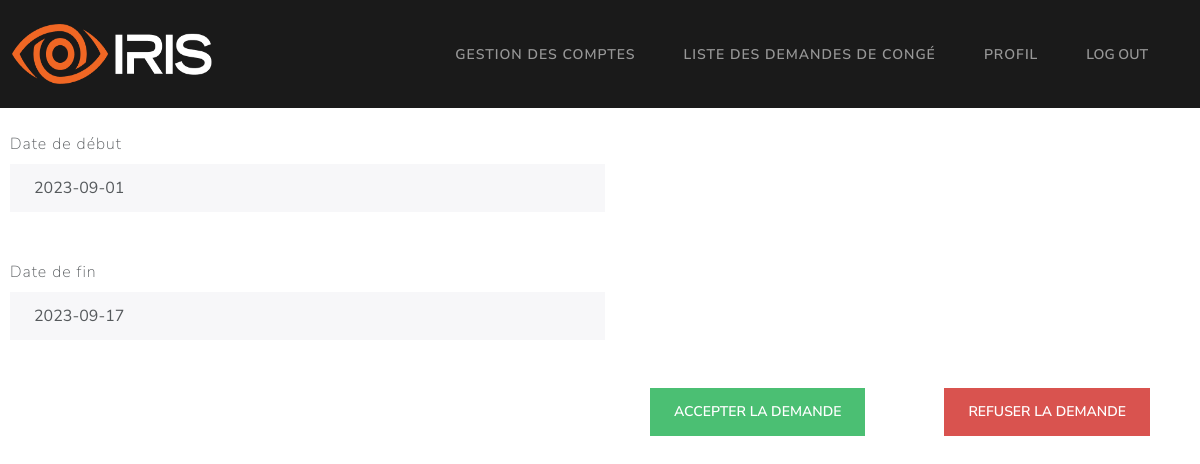
Page /GRH/demande_congé/1 (signed in) on the earlier database version.
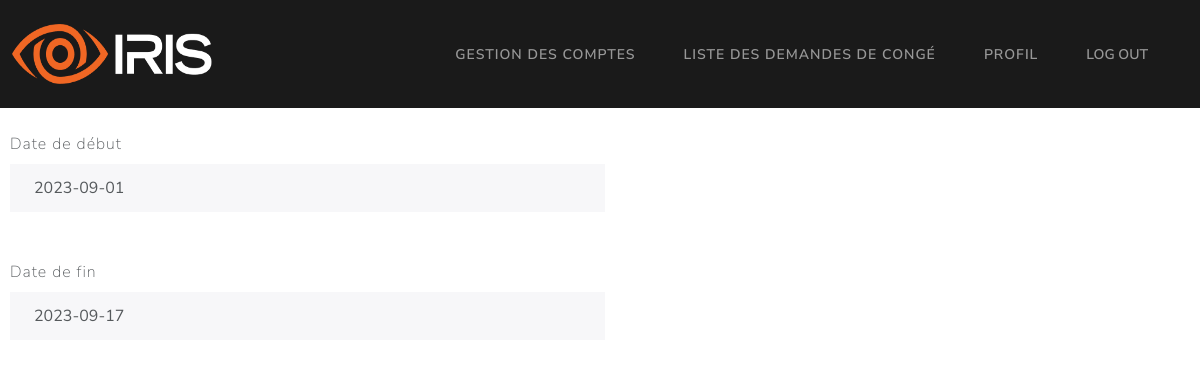
Same page on the later database version.
### Models/models.py (models this page shows, shortened)
class demandeCongé(db.Model):
    id = db.Column(db.Integer, primary_key=True)
    date_debut = db.Column(db.String, unique=False, nullable=False)
    date_fin = db.Column(db.String, unique=False, nullable=False)
    statut = db.Column(db.String, unique=False, nullable=False)
    employee_matricule = db.Column(db.String, unique=False, nullable=False)
    motif_refus = db.Column(db.String, unique=False, nullable=True)

### middleware.py (the view)
    def check_GRH(*args, **kwargs):
        try:
            matricule = session['user']
            user = userLoginCredentials.query.filter_by(matricule=matricule).first()
            if (user.role != 'GRH'):
                if(user.role == 'Employé'):
                    return redirect("/Employé/home")
                return redirect("/manager/home")
        except:
            return redirect("/")
        return f(*args, **kwargs)

### Controllers/GRHController.py (called while the page is built)
def getPendingDemande(id):
    try:
        demande = demandeCongé.query.filter_by(id=id).first()
        return render_template("/GRH/detailsDemande.html", demande=demande)
    except Exception as e:
        return render_template("/GRH/detailsDemande.html", error=str(e))

### app.py (called while the page is built)
@app.route("/GRH/demande_congé/<int:id>", endpoint="details_demande")
@check_if_GRH
def details_demande(id):
	return getPendingDemande(id)

### templates/GRH/detailsDemande.html (shortened to what this page needs)
{% extends '/GRH/base.html' %} {% block title %} Demande {% endblock %} {% block
content %}
<div style="padding-left: 10px;">
  <div class="form-group">
    <label class="form-label mt-4" for="readOnlyInput">Date de début</label>
    <input
      class="form-control"
      id="readOnlyInput"
      type="text"
      value={{
      demande.date_debut
      }}
      readonly=""
    />
  </div>
  <br>
  <div class="form-group">
    <label class="form-label mt-4" for="readOnlyInput">Date de fin</label>
    <input
      class="form-control"
      id="readOnlyInput"
      type="text"
      value={{
      demande.date_fin
      }}
      readonly=""
    />
  </div>
  <br />
  {% if demande.statut == 'Accepted By Manager' %}
  <br />
  <div style="float: right; margin-right: 50px; width: 500px">
    <div style="float: left">
      <form
        action="/GRH/demande_congé/{{ demande.id }}/approuver"
        method="POST"
      >
        <button type="submit" class="btn btn-success">
          Accepter la demande
        </button>
      </form>
    </div>
    <div style="float: right">
      <button
        type="submit"
        class="btn btn-danger"
        onclick="window.location='/GRH/demande_congé/{{ demande.id }}/refuser';"
      >
        Refuser la demande
      </button>
    </div>
  </div>
  {% elif demande.statut == 'Processing' %}
  <br />
  <div style="text-align: center">
    <h4>Yet to be accepted by manager</h4>
  </div>
 {{ error }}
  {% endif %}
</div>
{% endblock %}

### templates/GRH/base.html (shortened to what this page needs)
<!DOCTYPE html>
<html>
  <head>
    <link rel="stylesheet" href="{{ url_for('static', filename='bootstrap.css') }}" />
  </head>
  <body>
    <nav class="navbar navbar-expand-lg bg-primary" data-bs-theme="dark">
      <div class="container-fluid">
        <div>
            <img src="/static/g22.png" width="200" height="60">
        </div>
        <div class="collapse navbar-collapse" id="navbarColor01">
          <ul class="navbar-nav me-auto">
            <li class="nav-item">
              <a class="nav-link" href="gestion_comptes">Gestion des comptes</a>
            </li>
            <li class="nav-item">
              <a class="nav-link" href="demandes_congé">Liste des demandes de congé</a>
            </li>
            <li class="nav-item">
              <a class="nav-link" href="home">Profil</a>
            </li>
            <li class="nav-item">
              <button type="Submit" form="myForm" class="nav-link">LOG OUT</a>
            </li>
          </ul>
        </div>
      </div>
    </nav>
    {% block content %} {% endblock %}
  </body>
</html>

Differences in the rows shown:
changed demandeCongé: statut "Accepted By Manager" → "Refused" (drawn)
Other differences:
text no longer shown: "ACCEPTER LA DEMANDE REFUSER LA DEMANDE"
